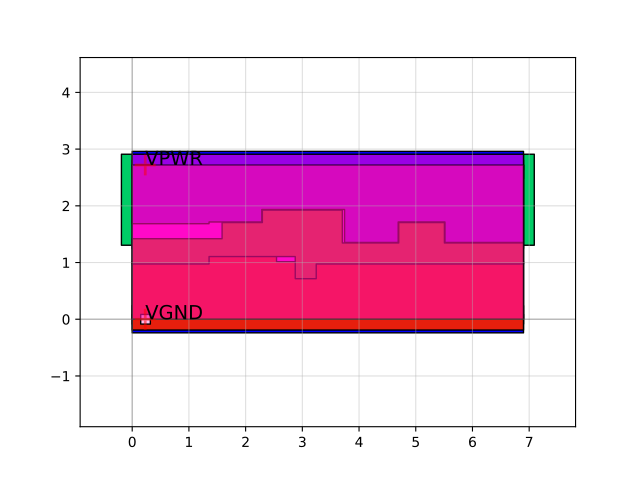

This figure's Python source:
import sky130

c = sky130.components.sky130_fd_sc_hd__dlclkp_2()
c.plot()
